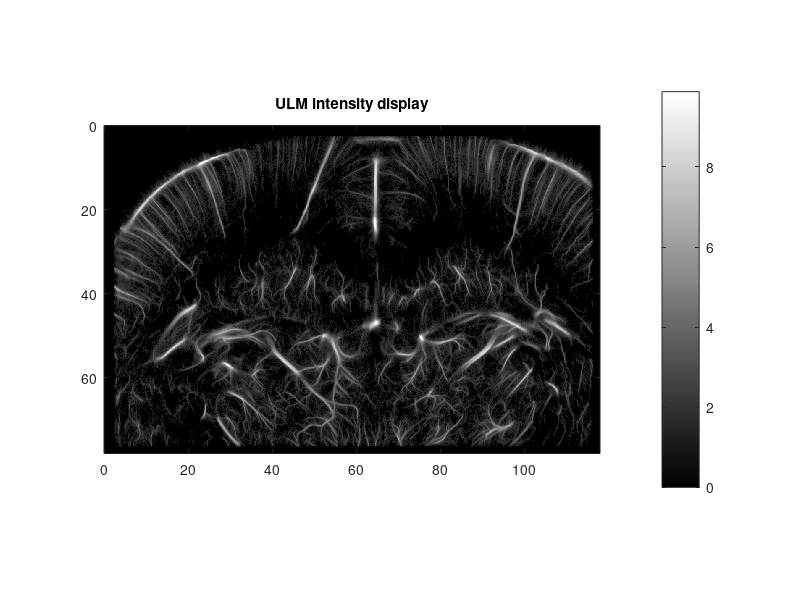

This figure's MATLAB source: (Note: this script raises an error after producing the figure.)
load referenceImg
addpath(['..\PALA_addons']);

figure(1);clf,set(gcf,'Position',[652 393 941 585]);
IntPower = 1/3;
im=imagesc(llx,llz,MatOut.^IntPower);axis image

title('ULM intensity display')
colormap(gca,gray(128))
clbar = colorbar;caxis(caxis*.8)  % add saturation in image
clbar.Label.String = 'number of counts';
clbar.TickLabels = round(clbar.Ticks.^(1/IntPower),1);xlabel('\lambda');ylabel('\lambda')
ca = gca;ca.Position = [.05 .05 .8 .9];
WriteTif(im.CData,ca.Colormap,['referenceImg.tif'],'caxis',caxis,'Overwrite',1)

refImgData = imread('referenceImg.tif');
refImgData = refImgData(:,:,1);
figure(2);imshow(refImgData);
save('ref.mat','refImgData');
